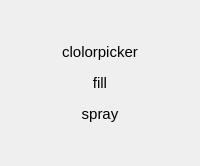
        <widget class="QWidget" name="colorPage">
         <property name="accessibleName">
          <string>shortcut</string>
         </property>
         <layout class="QVBoxLayout" name="verticalLayout_7">
          <property name="leftMargin">
           <number>0</number>
          </property>
          <property name="topMargin">
           <number>0</number>
          </property>
          <property name="rightMargin">
           <number>0</number>
          </property>
          <property name="bottomMargin">
           <number>0</number>
          </property>
          <item>
           <widget class="QFrame" name="frame_3">
            <property name="sizePolicy">
             <sizepolicy hsizetype="Expanding" vsizetype="Preferred">
              <horstretch>0</horstretch>
              <verstretch>0</verstretch>
             </sizepolicy>
            </property>
            <property name="minimumSize">
             <size>
              <width>22</width>
              <height>33</height>
             </size>
            </property>
            <property name="maximumSize">
             <size>
              <width>400</width>
              <height>33</height>
             </size>
            </property>
            <property name="frameShape">
             <enum>QFrame::NoFrame</enum>
            </property>
            <property name="frameShadow">
             <enum>QFrame::Plain</enum>
            </property>
            <layout class="QHBoxLayout" name="horizontalLayout_4">
             <property name="spacing">
              <number>0</number>
             </property>
             <property name="leftMargin">
              <number>0</number>
             </property>
             <property name="topMargin">
              <number>0</number>
             </property>
             <property name="rightMargin">
              <number>0</number>
             </property>
             <property name="bottomMargin">
              <number>0</number>
             </property>
             <item>
              <layout class="QHBoxLayout" name="cc">
               <property name="spacing">
                <number>0</number>
               </property>
              </layout>
             </item>
            </layout>
           </widget>
          </item>
          <item>
           <widget class="QToolButton" name="colorpicker">
            <property name="sizePolicy">
             <sizepolicy hsizetype="Expanding" vsizetype="Minimum">
              <horstretch>0</horstretch>
              <verstretch>0</verstretch>
             </sizepolicy>
            </property>
            <property name="minimumSize">
             <size>
              <width>0</width>
              <height>22</height>
             </size>
            </property>
            <property name="maximumSize">
             <size>
              <width>16777215</width>
              <height>220</height>
             </size>
            </property>
            <property name="font">
             <font>
              <pointsize>11</pointsize>
             </font>
            </property>
            <property name="text">
             <string>clolorpicker</string>
            </property>
            <property name="iconSize">
             <size>
              <width>22</width>
              <height>22</height>
             </size>
            </property>
            <property name="checkable">
             <bool>true</bool>
            </property>
            <property name="toolButtonStyle">
             <enum>Qt::ToolButtonTextBesideIcon</enum>
            </property>
            <property name="autoRaise">
             <bool>true</bool>
            </property>
           </widget>
          </item>
          <item>
           <widget class="QToolButton" name="fill">
            <property name="sizePolicy">
             <sizepolicy hsizetype="Expanding" vsizetype="Fixed">
              <horstretch>0</horstretch>
              <verstretch>0</verstretch>
             </sizepolicy>
            </property>
            <property name="minimumSize">
             <size>
              <width>0</width>
              <height>22</height>
             </size>
            </property>
            <property name="maximumSize">
             <size>
              <width>16777215</width>
              <height>220</height>
             </size>
            </property>
            <property name="font">
             <font>
              <pointsize>11</pointsize>
             </font>
            </property>
            <property name="text">
             <string>fill</string>
            </property>
            <property name="iconSize">
             <size>
              <width>22</width>
              <height>22</height>
             </size>
            </property>
            <property name="checkable">
             <bool>true</bool>
            </property>
            <property name="toolButtonStyle">
             <enum>Qt::ToolButtonTextBesideIcon</enum>
            </property>
            <property name="autoRaise">
             <bool>true</bool>
            </property>
           </widget>
          </item>
          <item>
           <widget class="QToolButton" name="spray">
            <property name="sizePolicy">
             <sizepolicy hsizetype="Expanding" vsizetype="Fixed">
              <horstretch>0</horstretch>
              <verstretch>0</verstretch>
             </sizepolicy>
            </property>
            <property name="minimumSize">
             <size>
              <width>0</width>
              <height>22</height>
             </size>
            </property>
            <property name="maximumSize">
             <size>
              <width>16777215</width>
              <height>220</height>
             </size>
            </property>
            <property name="font">
             <font>
              <pointsize>11</pointsize>
             </font>
            </property>
            <property name="text">
             <string>spray</string>
            </property>
            <property name="iconSize">
             <size>
              <width>22</width>
              <height>22</height>
             </size>
            </property>
            <property name="checkable">
             <bool>true</bool>
            </property>
            <property name="toolButtonStyle">
             <enum>Qt::ToolButtonTextBesideIcon</enum>
            </property>
            <property name="autoRaise">
             <bool>true</bool>
            </property>
           </widget>
          </item>
          <item>
           <spacer name="verticalSpacer_6">
            <property name="orientation">
             <enum>Qt::Vertical</enum>
            </property>
            <property name="sizeHint" stdset="0">
             <size>
              <width>20</width>
              <height>40</height>
             </size>
            </property>
           </spacer>
          </item>
         </layout>
        </widget>
